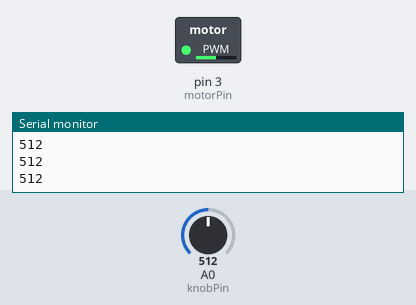
The sketch below on a simulated Arduino Uno, built with avr-gcc and run on an emulated ATmega328P. Shown: switched loads named in the sketch (green lamp = pin HIGH), the last lines printed to the serial monitor. Inputs (shaded band) come from the test bench; at power-on: A0 (knobPin) = 512.

Above: at 1.2 s.
1.3 s: A0 (knobPin) set to 716
At 1.7 s:
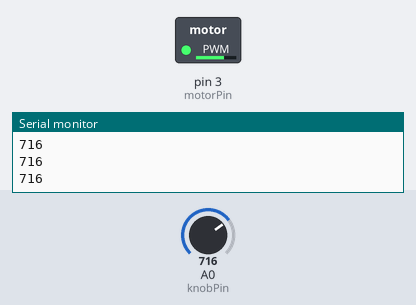
2.8 s: A0 (knobPin) set to 900
At 4.0 s:
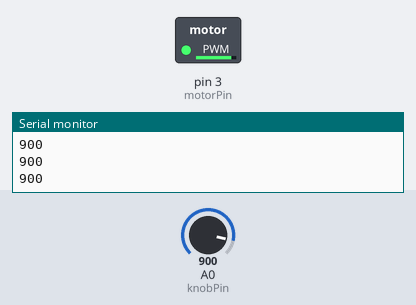
4.3 s: A0 (knobPin) set to 122
At 5.2 s:
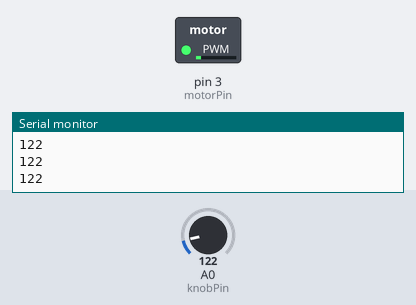
5.8 s: A0 (knobPin) set to 0
At 6.3 s:
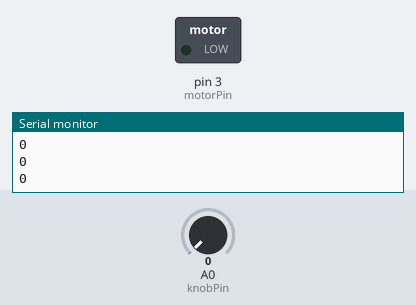
7.3 s: A0 (knobPin) set to 511
At 8.7 s:
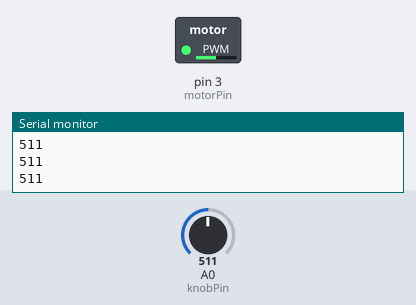
Timing chart, 0 to 9.8 s (numbered marks = the images above; inputs shaded):
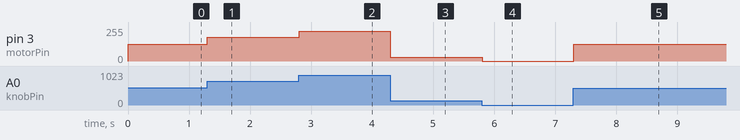

The sketch:

sketch_feb14a.ino
```cpp
const int knobPin=A0;
const int motorPin=3;
int knobnum;
void setup() {
  // put your setup code here, to run once:
  Serial.begin(9600);
  pinMode(motorPin, OUTPUT);
  pinMode(knobPin, INPUT);
}

void loop() {
  // put your main code here, to run repeatedly:
 knobnum=analogRead(knobPin);
 int PWMnum=map(knobnum,0,1023,0,255);
 analogWrite(motorPin, PWMnum);
 Serial.println(knobnum);
}
```

Measured:
- after the input at 1.3 s, pin 3 (motorPin): 127/255 → 178/255 at once
- after the input at 2.8 s, pin 3 (motorPin): 178/255 → 224/255 at once
- after the input at 4.3 s, pin 3 (motorPin): 224/255 → 30/255 at once
- after the input at 5.8 s, pin 3 (motorPin): 30/255 → 0/255 at once
- after the input at 7.3 s, pin 3 (motorPin): 0/255 → 127/255 at once
